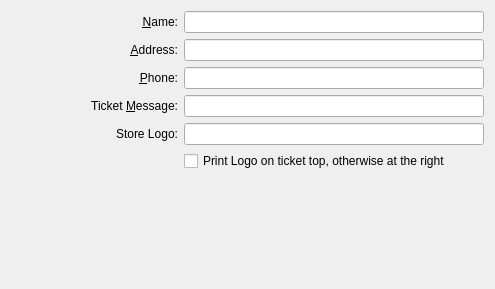
<?xml version="1.0" encoding="UTF-8"?>
<ui version="4.0">
 <class>store_data</class>
 <widget class="QWidget" name="store_data">
  <property name="geometry">
   <rect>
    <x>0</x>
    <y>0</y>
    <width>495</width>
    <height>289</height>
   </rect>
  </property>
  <property name="windowTitle">
   <string>Form</string>
  </property>
  <layout class="QGridLayout" name="gridLayout">
   <item row="2" column="1">
    <widget class="QLineEdit" name="kcfg_storePhone">
     <property name="sizePolicy">
      <sizepolicy hsizetype="Maximum" vsizetype="Fixed">
       <horstretch>0</horstretch>
       <verstretch>0</verstretch>
      </sizepolicy>
     </property>
     <property name="minimumSize">
      <size>
       <width>300</width>
       <height>0</height>
      </size>
     </property>
     <property name="maximumSize">
      <size>
       <width>300</width>
       <height>16777215</height>
      </size>
     </property>
    </widget>
   </item>
   <item row="1" column="0">
    <widget class="QLabel" name="label_2">
     <property name="sizePolicy">
      <sizepolicy hsizetype="Expanding" vsizetype="Preferred">
       <horstretch>0</horstretch>
       <verstretch>0</verstretch>
      </sizepolicy>
     </property>
     <property name="minimumSize">
      <size>
       <width>0</width>
       <height>0</height>
      </size>
     </property>
     <property name="text">
      <string>&amp;Address:</string>
     </property>
     <property name="alignment">
      <set>Qt::AlignRight|Qt::AlignTrailing|Qt::AlignVCenter</set>
     </property>
     <property name="buddy">
      <cstring>kcfg_storeAddress</cstring>
     </property>
    </widget>
   </item>
   <item row="1" column="1">
    <widget class="QLineEdit" name="kcfg_storeAddress">
     <property name="sizePolicy">
      <sizepolicy hsizetype="Maximum" vsizetype="Fixed">
       <horstretch>0</horstretch>
       <verstretch>0</verstretch>
      </sizepolicy>
     </property>
     <property name="minimumSize">
      <size>
       <width>300</width>
       <height>0</height>
      </size>
     </property>
     <property name="maximumSize">
      <size>
       <width>300</width>
       <height>16777215</height>
      </size>
     </property>
    </widget>
   </item>
   <item row="0" column="0">
    <widget class="QLabel" name="label">
     <property name="sizePolicy">
      <sizepolicy hsizetype="Expanding" vsizetype="Preferred">
       <horstretch>0</horstretch>
       <verstretch>0</verstretch>
      </sizepolicy>
     </property>
     <property name="minimumSize">
      <size>
       <width>0</width>
       <height>0</height>
      </size>
     </property>
     <property name="text">
      <string>&amp;Name:</string>
     </property>
     <property name="alignment">
      <set>Qt::AlignRight|Qt::AlignTrailing|Qt::AlignVCenter</set>
     </property>
     <property name="buddy">
      <cstring>kcfg_editStoreName</cstring>
     </property>
    </widget>
   </item>
   <item row="0" column="1">
    <widget class="QLineEdit" name="kcfg_editStoreName">
     <property name="sizePolicy">
      <sizepolicy hsizetype="Maximum" vsizetype="Fixed">
       <horstretch>0</horstretch>
       <verstretch>0</verstretch>
      </sizepolicy>
     </property>
     <property name="minimumSize">
      <size>
       <width>300</width>
       <height>0</height>
      </size>
     </property>
     <property name="maximumSize">
      <size>
       <width>300</width>
       <height>16777215</height>
      </size>
     </property>
    </widget>
   </item>
   <item row="4" column="0">
    <widget class="QLabel" name="label_5">
     <property name="sizePolicy">
      <sizepolicy hsizetype="Expanding" vsizetype="Preferred">
       <horstretch>0</horstretch>
       <verstretch>0</verstretch>
      </sizepolicy>
     </property>
     <property name="minimumSize">
      <size>
       <width>0</width>
       <height>0</height>
      </size>
     </property>
     <property name="text">
      <string>Store Logo:</string>
     </property>
     <property name="alignment">
      <set>Qt::AlignRight|Qt::AlignTrailing|Qt::AlignVCenter</set>
     </property>
     <property name="buddy">
      <cstring>kcfg_storeLogo</cstring>
     </property>
    </widget>
   </item>
   <item row="3" column="1">
    <widget class="QLineEdit" name="kcfg_editTicketMessage">
     <property name="sizePolicy">
      <sizepolicy hsizetype="Maximum" vsizetype="Fixed">
       <horstretch>0</horstretch>
       <verstretch>0</verstretch>
      </sizepolicy>
     </property>
     <property name="minimumSize">
      <size>
       <width>300</width>
       <height>0</height>
      </size>
     </property>
     <property name="maximumSize">
      <size>
       <width>300</width>
       <height>16777215</height>
      </size>
     </property>
    </widget>
   </item>
   <item row="2" column="0">
    <widget class="QLabel" name="label_3">
     <property name="sizePolicy">
      <sizepolicy hsizetype="Expanding" vsizetype="Preferred">
       <horstretch>0</horstretch>
       <verstretch>0</verstretch>
      </sizepolicy>
     </property>
     <property name="minimumSize">
      <size>
       <width>0</width>
       <height>0</height>
      </size>
     </property>
     <property name="text">
      <string>&amp;Phone:</string>
     </property>
     <property name="alignment">
      <set>Qt::AlignRight|Qt::AlignTrailing|Qt::AlignVCenter</set>
     </property>
     <property name="buddy">
      <cstring>kcfg_storePhone</cstring>
     </property>
    </widget>
   </item>
   <item row="4" column="1">
    <widget class="QLineEdit" name="kcfg_storeLogo">
     <property name="sizePolicy">
      <sizepolicy hsizetype="Maximum" vsizetype="Fixed">
       <horstretch>0</horstretch>
       <verstretch>0</verstretch>
      </sizepolicy>
     </property>
     <property name="minimumSize">
      <size>
       <width>300</width>
       <height>0</height>
      </size>
     </property>
     <property name="maximumSize">
      <size>
       <width>300</width>
       <height>16777215</height>
      </size>
     </property>
    </widget>
   </item>
   <item row="3" column="0">
    <widget class="QLabel" name="label_4">
     <property name="sizePolicy">
      <sizepolicy hsizetype="Expanding" vsizetype="Preferred">
       <horstretch>0</horstretch>
       <verstretch>0</verstretch>
      </sizepolicy>
     </property>
     <property name="minimumSize">
      <size>
       <width>0</width>
       <height>0</height>
      </size>
     </property>
     <property name="text">
      <string>Ticket &amp;Message:</string>
     </property>
     <property name="alignment">
      <set>Qt::AlignRight|Qt::AlignTrailing|Qt::AlignVCenter</set>
     </property>
     <property name="buddy">
      <cstring>kcfg_editTicketMessage</cstring>
     </property>
    </widget>
   </item>
   <item row="5" column="1">
    <widget class="QCheckBox" name="kcfg_chLogoOnTop">
     <property name="text">
      <string>Print Logo on ticket top, otherwise at the right</string>
     </property>
    </widget>
   </item>
   <item row="6" column="1">
    <spacer>
     <property name="orientation">
      <enum>Qt::Vertical</enum>
     </property>
     <property name="sizeHint" stdset="0">
      <size>
       <width>20</width>
       <height>40</height>
      </size>
     </property>
    </spacer>
   </item>
  </layout>
 </widget>
 <resources/>
 <connections/>
</ui>
